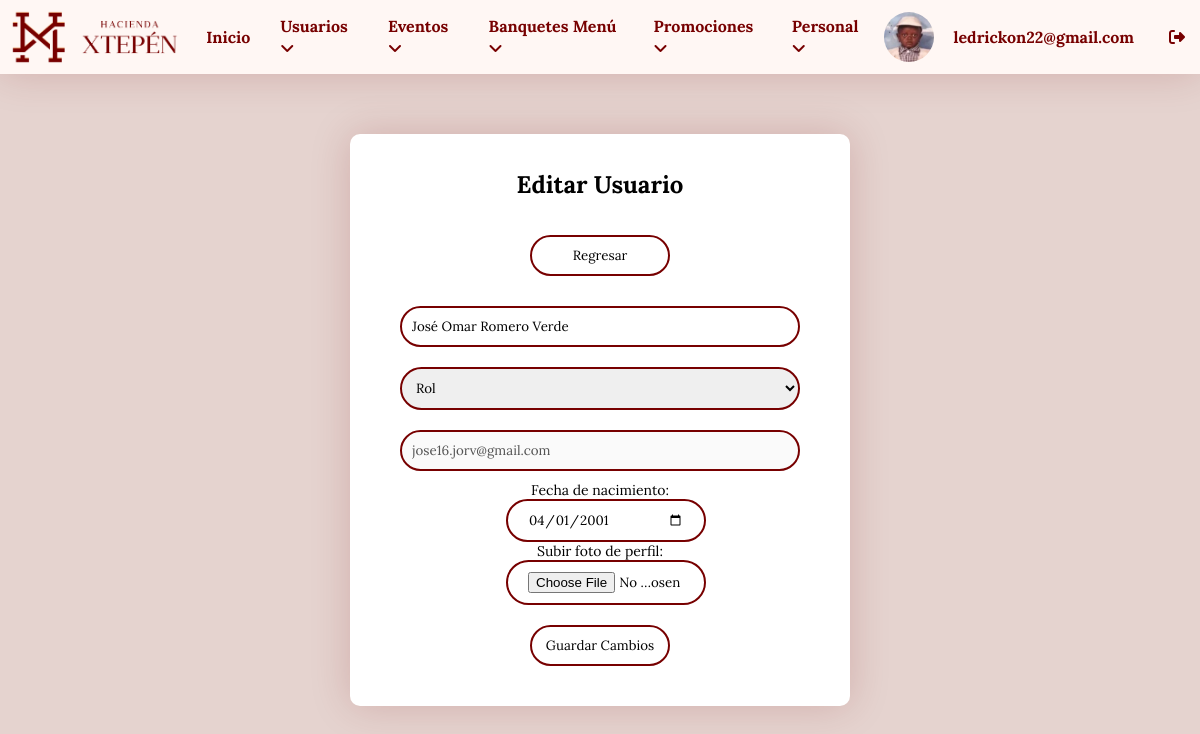
The page /login/editar_usuario.php?id=1 (signed in) on the database its author committed.
### tables this page shows
CREATE TABLE `usuarios` (
  `id_usuario` int NOT NULL,
  `nombre_completo` varchar(100) DEFAULT NULL,
  `roles` varchar(50) NOT NULL,
  `email` varchar(50) DEFAULT NULL,
  `contrasena` varchar(255) DEFAULT NULL,
  `fecha_nacimiento` date DEFAULT NULL,
  `foto` varchar(255) DEFAULT NULL,
  `acc` int NOT NULL
);

### login/editar_usuario.php (the view, shortened to what this page needs)
<!DOCTYPE html>
<html lang="en">
<head>
    <link rel="stylesheet" href="styles/stylesedtvr.css">
</head>
<body>
<div class="container">
    <?php include "menu.php"?>
    <br><br>
    <div class="information">
        <h2>Editar Usuario</h2>
        <a href="dashboard_usuarios.php"><button class="btn2">Regresar</button></a>
        <?php
        require "conexion.php";
        $id_usuario = $_GET['id'];
        $verusuario = "SELECT * FROM usuarios WHERE id_usuario = '$id_usuario'";
        $resultado = mysqli_query($conectar, $verusuario);
        $fila = $resultado -> fetch_array();
        ?>
        <div class="formulario">
        <form action="guardar_usuarios2_editar.php" method="post" enctype="multipart/form-data">
            <input type="text" name="nombre_completo" placeholder="Nombre" required value="<?php echo $fila["nombre_completo"]?>">
            <select class="inputext" name="roles" id="roles" required>
                <option value="" disabled selected>Rol</option>
            </select>
            <input type="email" placeholder="Correo electrónico" required value="<?php echo $fila["email"]?>" disabled>
            <div class="date">
                <p>Fecha de nacimiento:</p>
                <input class="inputextdt" type="date" name="fecha_nacimiento" required value="<?php echo $fila["fecha_nacimiento"]?>">
                <p>Subir foto de perfil:</p>
                <input class="inputextdt" type="file" name="foto" id="foto">
            </div>
            <button class="btn2" type="submit">Guardar Cambios</button>
        </form>
        </div>
</div>
</body>
</html>

### login/menu.php (shortened to what this page needs)
<?php
$usuario = $_SESSION['username'];
require "conexion.php";
$id_usuario = $_SESSION['id_usuario'];
$verusuario = "SELECT * FROM usuarios WHERE id_usuario = '$id_usuario'";
$resultado = mysqli_query($conectar, $verusuario);
$fila = $resultado -> fetch_array();
?>
<!DOCTYPE html>
<html lang="en">
<head>
    <link rel="stylesheet" href="styles/stylenavbar.css">
</head>
<body>
    <div class="container">
        <div class="tutorial">
            <ul>
                <div class="left-items">
                    <figure class="logo-left">
                        <img src="imagenes/xtepen-logo-750.gif" alt="">
                    </figure>
                    <li><a href="panel_administrativo.php">Inicio</a></li>
                    <li><a href="dashboard_usuarios.php">Usuarios<i class="fa fa-angle-down"></i>
                    </li>
                    <li><a href="dashboard_eventos.php">Eventos<i class="fa fa-angle-down"></i>
                    </li>
                    <li><a href="dashboard_banquetes.php">Banquetes Menú<i class="fa fa-angle-down"></i>
                    </li>
                    <li><a href="dashboard_promociones.php">Promociones<i class="fa fa-angle-down"></i>
                    </li>
                    <li><a href="dashboard_personal.php">Personal<i class="fa fa-angle-down"></i>
                    </li>
                </div>
                <div class="right-items">
                <img id="fotoPerfil" class="ppic" src="<?php echo $fila["foto"]; ?>" alt="">
                    <li class="usuarioh4"><h4 class="usuarioh4"><?php echo $usuario; ?>
                </li>
                    <li><a href="salir.php"><i class="fa-solid fa-right-from-bracket"></i></a></li>
                </div>
            </ul>
        </div>
    </div>
</body>
</html>

### login/styles/stylesedtvr.css (style rules this page uses)
* { box-sizing: border-box; margin: 0; padding: 0; font-family: "Lora"; }
html, body { height: 100%; margin: 0; }
body { display: flex; flex-direction: column; background-color: #e5d3cf; }
.information { display: flex; position: relative; justify-content: center; align-items: center; margin:20px auto; padding: 20px; flex-direction: column; background-color: var(--Blanco); border-radius: 10px; max-width: 500px; box-shadow: 0px 0px 40px #7700002d; }
.information h2 { margin: 15px; }
.btn2 { margin: 20px; width: 140px; padding: 10px; font-family: "Lora"; background-color: var(--Blanco); border-radius: 50px; border: 2px var(--Texto) solid; }
.date { display: flex; flex-direction: column; justify-content: center; align-items: center; }
.date p { font-size: 14px; }
.inputextdt { width: 200px; border: none; padding: 10px 20px; border-radius: 50px; border: 2px var(--Texto) solid; font-family: "Lora"; margin-left: 12px; }
form input[type="text"], form input[type="email"], form select { width: 400px; margin: 10px; padding: 10px; border-radius: 50px; border: 2px solid var(--Texto); font-family: "Lora"; }

### login/styles/stylenavbar.css (style rules this page uses)
* { box-sizing: border-box; margin: 0; padding: 0; }
.ppic { width: 50px; border-radius: 50px; margin: 10px 0; }
.ppic { width: 50px; border-radius: 50%; transition: transform 0.2s ease; cursor: pointer; }
.tutorial ul { font-size: 0; list-style-type: none; background-color: var(--Secundario); box-shadow: 0px 0px 40px #7700002d; }
.tutorial ul li { font-family: "Open Sans", sans-serif; font-size: 1rem; font-weight: 400; background-color: var(--Secundario); color: var(--Texto); display: inline-block; padding: 15px; position: relative; vertical-align: middle; }
.information { text-align: center; }
.tutorial a { text-decoration: none; color: var(--Texto); font-weight: 700; }
.usuarioh4 { color: var(--Texto); padding: 5px; }
ul { display: flex; justify-content: space-between; list-style-type: none; padding: 0; width: 100%; }
li { padding: 10px; }
.left-items { display: flex; align-items: center; }
.right-items { display: flex; align-items: center; }
.logo-left { width: 180px; margin: 10px ; }
.logo-left img { width: 100%; display: inline-block; }

### login/styles/colors.css (style rules this page uses)
:root { --Blanco: #fff; --Negro: #000; --GrisClaro: #ccc; --GrisOscuro: #333; --Principal: #c85749; --Secundario: #FFF7F4; --Texto: #770000; }

### rows shown on the page
usuarios: foto (picture)
usuarios: nombre_completo "José Omar Romero Verde", email "jose16.jorv@gmail.com", fecha_nacimiento "04/01/2001"

### other values the page prints
$usuario "ledrickon22@gmail.com"
